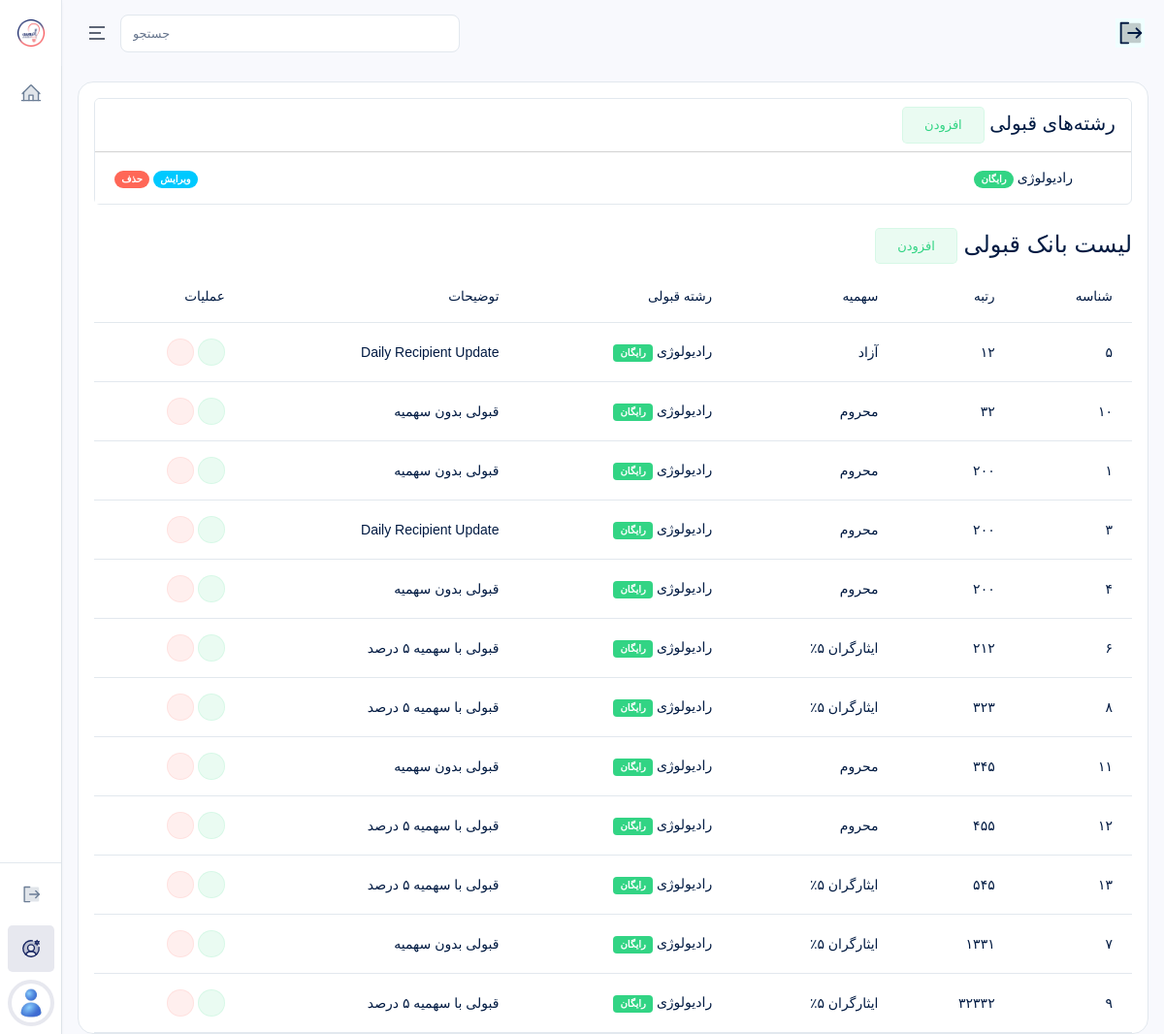
Screenshot of /accounts/admins/rank-banks/ (signed in) with the database file from the repository.
### pages/models.py (models this page shows, shortened)
class RankField(models.Model):
    field = models.CharField(
        max_length=200,
        verbose_name="رشته قبولی"
    )
    is_free = models.BooleanField(
        default=False,
        verbose_name="رایگان"
    )
    class Meta:
        verbose_name = "دسته بندی رشته"
        verbose_name_plural = "دسته بندی رشته ها"
        ordering = ["-id"]

class RankBank(models.Model):
    QUOTA_CHOICES = (
        ("1", "آزاد"),
        ("2", "محروم"),
        ("3", "ایثارگران ۵٪"),
        ("4", "ایثارگران ۲۵٪"),
        ("5", "سایر"),
    )
    rank = models.PositiveIntegerField(
        verbose_name="رتبه"
    )
    quota = models.CharField(
        max_length=1,
        choices=QUOTA_CHOICES,
        verbose_name="سهمیه"
    )
    field = models.ForeignKey(
        RankField,
        on_delete=models.SET_NULL,
        null=True,
        blank=True,
        related_name="rank_field_bank",
        verbose_name="رشته قبولی"
    )
    description = models.CharField(
        max_length=500,
        verbose_name="توضیحات",
        null=True,
        blank=True
    )
    class Meta:
        verbose_name = "رتبه قبولی"
        verbose_name_plural = "رتبه قبولی ها"
        ordering = ["rank"]

### accounts/views.py (the view)
# urls.py: path("admins/rank-banks/", RankBankListView.as_view(), name="rank_bank_list"),
class RankBankListView(RoleRequiredMixin, SuperAdminSidebarContextMixin, ListView):
    allowed_roles = ["super_admin"]
    model = RankBank
    template_name = "accounts/admins/rank_bank_list.html"
    context_object_name = "rank_banks"
    def get_queryset(self):
        return RankBank.objects.select_related("field")
    def get_context_data(self, **kwargs):
        context = super().get_context_data(**kwargs)
        context["rank_fields"] = RankField.objects.all()
        return context

### accounts/mixins.py (called while the page is built)
    def get_context_data(self, **kwargs):
        context = super().get_context_data(**kwargs)
        context.update({
            "PlansIntroductionCreated": PlansIntroduction.objects.first(),
            "CounselingIntroductionCreated": CounselingIntroduction.objects.first(),
            "EstimationIntroductionCreated": EstimationIntroduction.objects.first(),
            "ChoiceIntroductionCreated": ChoiceIntroduction.objects.first(),
            "LiveIntroductionCreated": LiveIntroduction.objects.first(),
            "AboutUsIntroductionCreated": AboutUsIntroduction.objects.first(),
            "DataIntroductionCreated": DataIntroduction.objects.first(),
        })
        return context

    def test_func(self):
        return (
            self.request.user.is_authenticated and
            self.request.user.role in self.allowed_roles and
            not self.request.user.is_suspended
        )

### pages/views.py (called while the page is built, shortened)
def global_context(request):
    has_database_service = False
    wallet = False
    nayeb_link = Consultant.objects.filter(
        user__last_name="نایب زاده"
    ).first()
    try:
        nayeb_consultant_open = User.objects.filter(id=73).first().user_consultant.show_schedules
        jahan_consultant_open = User.objects.filter(id=74).first().user_consultant.show_schedules
    except:
        nayeb_consultant_open = False
        jahan_consultant_open = False
    return {
        "has_database_service": has_database_service,
        "nayeb_link": nayeb_link,
        "wallet": wallet,
        "nayeb_consultant_open": nayeb_consultant_open,
        "jahan_consultant_open": jahan_consultant_open,
    }

### templates/accounts/admins/rank_bank_list.html (shortened to what this page needs)
{% extends 'bases/dashboard.html' %}
{% load static %}
{% block content %}
<div class="card mb-4" dir="rtl">
    <div class="card-header">
        <h5 class="mb-0">
            رشته‌های قبولی
            <a href="{% url 'rank_field_add' %}">
                <span class="btn btn-success-transparent">افزودن</span>
            </a>
        </h5>
    </div>
    <div class="card-body p-0">
        <ul class="list-group list-group-flush">
            {% for field in rank_fields %}
                <li class="list-group-item d-flex justify-content-between align-items-center">
                    <span>
                        {{ field.field }}
                        {% if field.is_free %}
                            <span class="badge bg-success rounded-pill">
                                رایگان
                            </span>
                        {% else %}
                            <span class="badge bg-secondary rounded-pill">
                                غیر رایگان
                            </span>
                        {% endif %}
                    </span>
                    <div>
                        <a href="{% url 'rank_field_edit' field.id %}">
                            <span class="badge bg-info rounded-pill">ویرایش</span>
                        </a>
                        <a href="{% url 'rank_field_delete' field.id %}">
                            <span class="badge bg-danger rounded-pill">حذف</span>
                        </a>
                    </div>
                </li>
            {% empty %}
                <li class="list-group-item text-center text-muted py-4">
                    رشته‌ای ثبت نشده است.
                </li>
            {% endfor %}
        </ul>
    </div>
</div>
<div class="table-responsive" dir="rtl">
    <div class="card-header justify-content-between">
        <div class="card-title">
            <h4>
                لیست بانک قبولی
                <a href="{% url 'rank_bank_add' %}">
                    <span class="btn btn-success-transparent">افزودن</span>
                </a>
            </h4>
        </div>
    </div>
    <table class="table text-nowrap table-hover">
        <thead>
            <tr>
                <th scope="col">شناسه</th>
                <th scope="col">رتبه</th>
                <th scope="col">سهمیه</th>
                <th scope="col">رشته قبولی</th>
                <th scope="col">توضیحات</th>
                <th scope="col">عملیات</th>
            </tr>
        </thead>
        <tbody>
            {% for rank_bank in rank_banks %}
            <tr>
                <td>
                    {{ rank_bank.id }}
                </td>
                <td>
                    {{ rank_bank.rank }}
                </td>
                <td>{{ rank_bank.get_quota_display }}</td>
                <td>
                    {{ rank_bank.field.field }}
                    {% if rank_bank.field.is_free %}
                        <span class="badge bg-success">رایگان</span>
                    {% else %}
                        <span class="badge bg-secondary">غیر رایگان</span>
                    {% endif %}
                </td>
                <td>{{ rank_bank.description }}</td>
                <td>
                    <a href="{% url 'rank_bank_edit' rank_bank.id %}" class="btn btn-icon btn-sm btn-success-transparent rounded-pill">
                        <i class="ri-edit-2-line"></i>
                    </a>
                    <a href="{% url 'rank_bank_delete' rank_bank.id %}" class="btn btn-icon btn-sm btn-danger-transparent rounded-pill">
                        <i class="ri-delete-bin-line"></i>
                    </a>
                </td>
            </tr>
            {% empty %}
            <tr>
                <td colspan="6" style="text-align: center;">
                    موردی یافت نشد.
                </td>
            </tr>
            {% endfor %}
        </tbody>
    </table>
</div>
{% endblock %}

### rows the page displays
RankField: field "رادیولوژی", is_free "رایگان"
RankBank: id "۵", rank "۱۲", quota "آزاد", field.field "رادیولوژی", shows "رایگان", description "Daily Recipient Update"
RankBank: id "۱۰", rank "۳۲", quota "محروم", field.field "رادیولوژی", shows "رایگان", description "قبولی بدون سهمیه"
RankBank: id "۱", rank "۲۰۰", quota "محروم", field.field "رادیولوژی", shows "رایگان", description "قبولی بدون سهمیه"
RankBank: id "۳", rank "۲۰۰", quota "محروم", field.field "رادیولوژی", shows "رایگان", description "Daily Recipient Update"
RankBank: id "۴", rank "۲۰۰", quota "محروم", field.field "رادیولوژی", shows "رایگان", description "قبولی بدون سهمیه"
RankBank: id "۶", rank "۲۱۲", quota "ایثارگران ۵٪", field.field "رادیولوژی", shows "رایگان", description "قبولی با سهمیه ۵ درصد"
RankBank: id "۸", rank "۳۲۳", quota "ایثارگران ۵٪", field.field "رادیولوژی", shows "رایگان", description "قبولی با سهمیه ۵ درصد"
RankBank: id "۱۱", rank "۳۴۵", quota "محروم", field.field "رادیولوژی", shows "رایگان", description "قبولی بدون سهمیه"
RankBank: id "۱۲", rank "۴۵۵", quota "محروم", field.field "رادیولوژی", shows "رایگان", description "قبولی با سهمیه ۵ درصد"
RankBank: id "۱۳", rank "۵۴۵", quota "ایثارگران ۵٪", field.field "رادیولوژی", shows "رایگان", description "قبولی با سهمیه ۵ درصد"
RankBank: id "۷", rank "۱۳۳۱", quota "ایثارگران ۵٪", field.field "رادیولوژی", shows "رایگان", description "قبولی بدون سهمیه"
RankBank: id "۹", rank "۳۲۳۳۲", quota "ایثارگران ۵٪", field.field "رادیولوژی", shows "رایگان", description "قبولی با سهمیه ۵ درصد"
